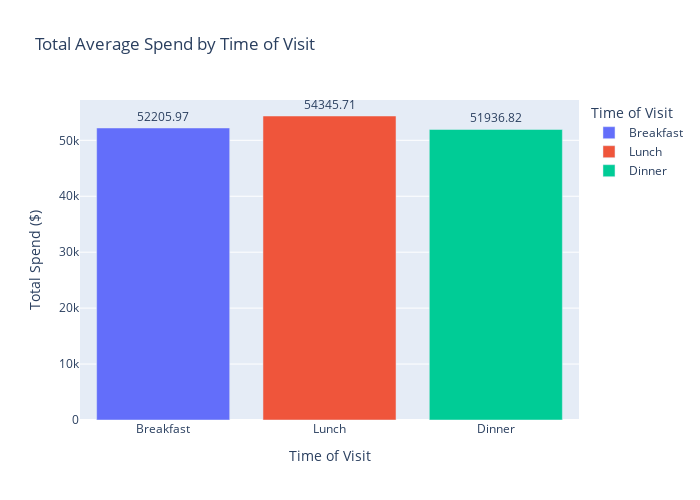

The code cell stored with this chart in its notebook:
### Code cell
# Calculate sums
breakfast_sum = restaurant_copy[restaurant_copy['TimeOfVisit'] == 'Breakfast']['AverageSpend'].sum()
lunch_sum = restaurant_copy[restaurant_copy['TimeOfVisit'] == 'Lunch']['AverageSpend'].sum()
dinner_sum = restaurant_copy[restaurant_copy['TimeOfVisit'] == 'Dinner']['AverageSpend'].sum()

# Create a DataFrame for plotting
data = pd.DataFrame({
    'TimeOfVisit': ['Breakfast', 'Lunch', 'Dinner'],
    'TotalAverageSpend': [breakfast_sum, lunch_sum, dinner_sum]
})

# Plotly bar chart
fig = px.bar(data, x='TimeOfVisit', y='TotalAverageSpend', 
                title='Total Average Spend by Time of Visit',
                color='TimeOfVisit',
                labels={'TotalAverageSpend': 'Total Spend ($)', 'TimeOfVisit': 'Time of Visit'},
                text='TotalAverageSpend')

fig.update_traces(texttemplate='%{text:.2f}', textposition='outside')
fig.update_layout(yaxis=dict(title='Total Spend ($)'), xaxis=dict(title='Time of Visit'), width=700, height=500)

fig.show()

### Figure 1 — Plotly figure (JSON) as saved in the notebook; plotly's stock layout.template omitted (floating-point values rounded to 4 significant figures)
{"data": [{"hovertemplate": "Time of Visit=%{x}<br>Total Spend ($)=%{text}<extra></extra>", "legendgroup": "Breakfast", "marker": {"color": "#636efa", "pattern": {"shape": ""}}, "name": "Breakfast", "orientation": "v", "showlegend": true, "text": [52210.0], "textposition": "outside", "texttemplate": "%{text:.2f}", "type": "bar", "x": ["Breakfast"], "xaxis": "x", "y": [52210.0], "yaxis": "y"}, {"hovertemplate": "Time of Visit=%{x}<br>Total Spend ($)=%{text}<extra></extra>", "legendgroup": "Lunch", "marker": {"color": "#EF553B", "pattern": {"shape": ""}}, "name": "Lunch", "orientation": "v", "showlegend": true, "text": [54350.0], "textposition": "outside", "texttemplate": "%{text:.2f}", "type": "bar", "x": ["Lunch"], "xaxis": "x", "y": [54350.0], "yaxis": "y"}, {"hovertemplate": "Time of Visit=%{x}<br>Total Spend ($)=%{text}<extra></extra>", "legendgroup": "Dinner", "marker": {"color": "#00cc96", "pattern": {"shape": ""}}, "name": "Dinner", "orientation": "v", "showlegend": true, "text": [51940.0], "textposition": "outside", "texttemplate": "%{text:.2f}", "type": "bar", "x": ["Dinner"], "xaxis": "x", "y": [51940.0], "yaxis": "y"}], "layout": {"barmode": "relative", "height": 500, "legend": {"title": {"text": "Time of Visit"}, "tracegroupgap": 0}, "title": {"text": "Total Average Spend by Time of Visit"}, "width": 700, "xaxis": {"anchor": "y", "categoryarray": ["Breakfast", "Lunch", "Dinner"], "categoryorder": "array", "domain": [0, 1], "title": {"text": "Time of Visit"}}, "yaxis": {"anchor": "x", "domain": [0, 1], "title": {"text": "Total Spend ($)"}}}}
